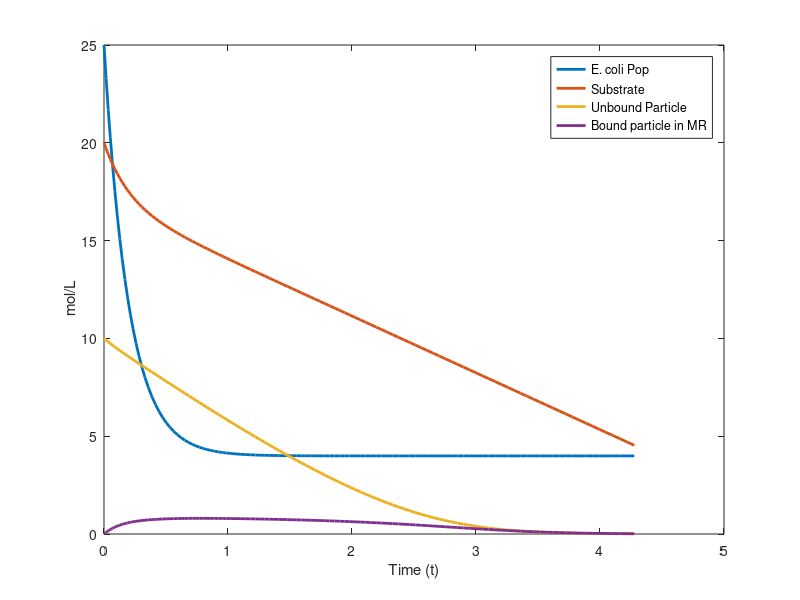

Reproduce this figure in MATLAB.
gamma = 1.1; %yield constant (?)
kappa = 0.01; %death rate h^-1
%Xwm = 5000; %maximal area mass density of surface attachment mg/cm^2 not used?
D = 5; %dilution/flow rate h^-1
beta = 0.03; %detachment rate of particle from biomass surface h^-1
alpha = 20; %attachment rate h^-1
mu_m = 0.8; %maximum specific growth rate (monod equation) unitless
K_s = 2.87*10^(-7); %monod constont mol L^-1
delta = 1.5; %
N_i = 25;
S_i = 20;
Xu_i = 10;
Xw_i = 0;

f = @(t,x) [N_i * ((mu_m * x(2)) / (K_s + x(2))) - x(1) * (D + kappa);
    -((mu_m * x(2)) / (K_s + x(2))) * x(1) / gamma;
    beta * x(4) - alpha * x(3) * (1 - x(4))/(delta * x(1));
    -(beta * x(4) - alpha * x(3) * (1 - x(4))/(delta * x(1))) - D*x(4)];

%options = odeset('NonNegative',2);
[t,xa] = ode45(f,[0 50],[N_i S_i Xu_i Xw_i]);
fprintf('ode solved\n')

epsilon = 0.01;
ind = find(xa(:,3) <= epsilon);
xap = xa(1:ind,:);
tp = t(1:ind);

figure;
plot(tp,xap(:,1)); %Cell concetration mol L^-1
hold on 
plot(tp,xap(:,2)); %Substrate concentration mol L^-1
hold on
plot(tp,xap(:,3)) %?
hold on
plot(tp,xap(:,4)) %?
hold on
set(findall(gca, 'Type', 'Line'),'LineWidth',2);

%legend('E. coli Pop', 'Substrate','Floating')
legend('E. coli Pop', 'Substrate','Unbound Particle', 'Bound particle in MR')
xlabel('Time (t)'), ylabel('mol/L    ')

